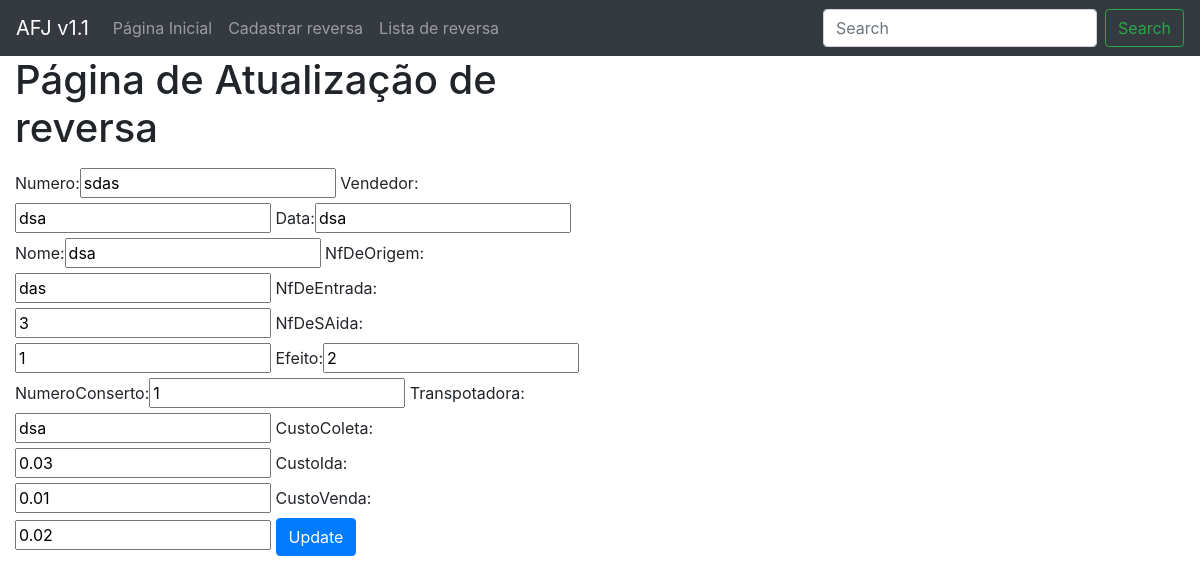
/funcionario/4, run on an earlier commit of the app's database.
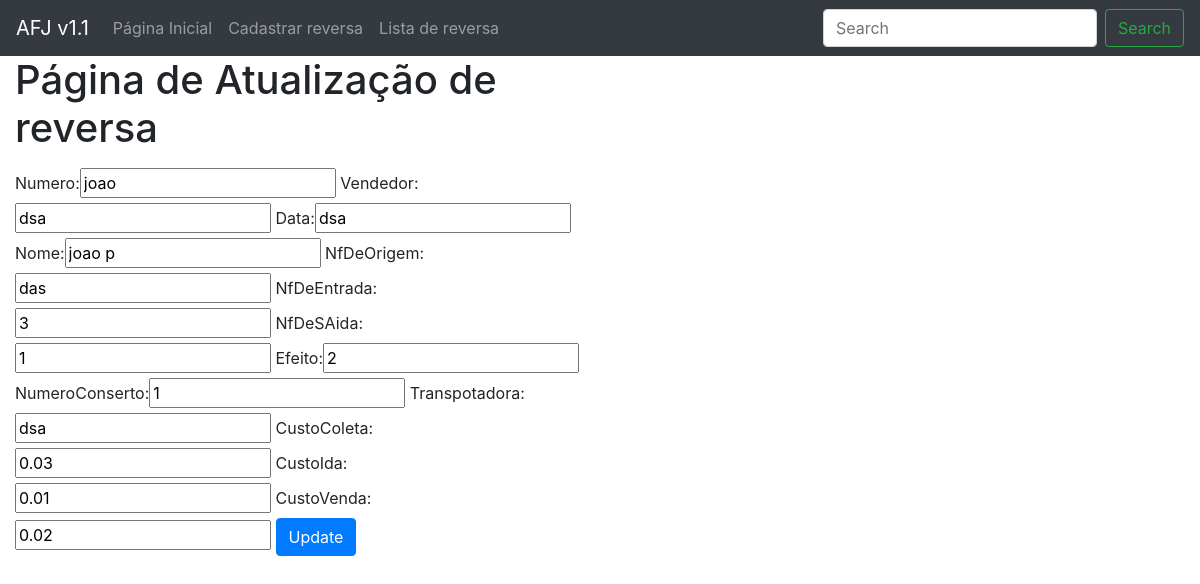
And on a later commit of the database.
### helloworld/models.py (models this page shows)
class Funcionario(models.Model):
    numero= models.CharField(
     max_length=255,
     null=False,
     blank=False
    )
    vendedor = models.CharField(
     max_length=25,
     null=False,
     blank=False
    )
    data = models.CharField(
     max_length=11,
     null=False,
     blank=False
    )
    nome = models.CharField(
     max_length=255,
     null=False,
     blank=False
    )
    NfDeOrigem = models.CharField(
     max_length=5,
     null=False,
     blank=False
    )
    NfDeEntrada = models.PositiveIntegerField(
      null=False,
     blank=False
    )
    NfDeSAida = models.PositiveIntegerField(
     null=False,
     blank=False
    )
    efeito = models.PositiveIntegerField(
      null=False,
      blank=False
    )
    NumeroConserto = models.PositiveIntegerField(
     null=False,
     blank=False
    )
    transpotadora = models.CharField(
     max_length=255,
     null=False,
     blank=False
    )
    CustoColeta = models.DecimalField(
     max_digits=8,
     decimal_places=2,
     null=False,
     blank=False
    )
    CustoIda = models.DecimalField(
     max_digits=8,
     decimal_places=2,
     null=False,
     blank=False
    )
    CustoVenda = models.DecimalField(
     max_digits=8,
     decimal_places=2,
     null=False,
     blank=False
    )
    objetos = models.Manager()

### website/views.py (the view)
# urls.py: path('funcionario/<pk>', FuncionarioUpdateView.as_view(), name="atualiza_funcionario"),
class FuncionarioUpdateView(UpdateView):
    template_name = "website/atualiza.html"
    model = Funcionario
    fields = '__all__'
    context_object_name = 'funcionario'
    success_url = reverse_lazy("website:lista_funcionarios")

### website/templates/website/atualiza.html (shortened to what this page needs)
<!DOCTYPE html>
<html lang="en">
    <head>
        <link rel="stylesheet" href="https://maxcdn.bootstrapcdn.com/bootstrap/4.3.1/css/bootstrap.min.css">
    </head>
<body>
    <nav class="navbar navbar-expand-lg navbar navbar-dark bg-dark">
  <div class="collapse navbar-collapse" id="navbarTogglerDemo01">
    <a class="navbar-brand" href="#">AFJ v1.1</a>
    <ul class="navbar-nav mr-auto mt-2 mt-lg-0">
      <li class="nav-item">
        <a class="nav-link " href="{% url 'website:index' %}">Página Inicial</a>
      </li>
      <li class="nav-item">
        <a class="nav-link" href="{% url 'website:cadastra_funcionario' %}">Cadastrar reversa</a>
      </li>
      <li class="nav-item">
        <a class="nav-link" href="{% url 'website:lista_funcionarios' %}">Lista de reversa</a>
      </li>
    </ul>
    <form class="form-inline my-2 my-lg-0">
      <input class="form-control mr-sm-2" type="search" placeholder="Search" aria-label="Search">
      <button class="btn btn-outline-success my-2 my-sm-0" type="submit">Search</button>
    </form>
  </div>
</nav>
    <div class="col-md-6 well">
    <h1>Página de Atualização de reversa</h1>
    <form method="post">
        {{ form }}
<button type="button" class="btn btn-primary" data-toggle="modal" data-target="#exampleModal">
  Update
</button>
</body>
</html>

What changed in the data, as far as the page shows it:
changed Funcionario "dsa": numero "sdas" → "joao"; nome "dsa" → "joao p"
